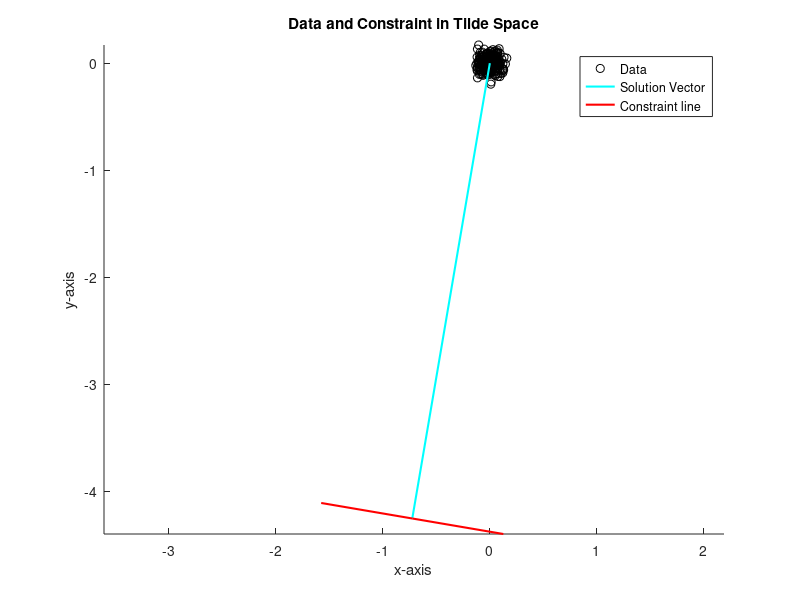
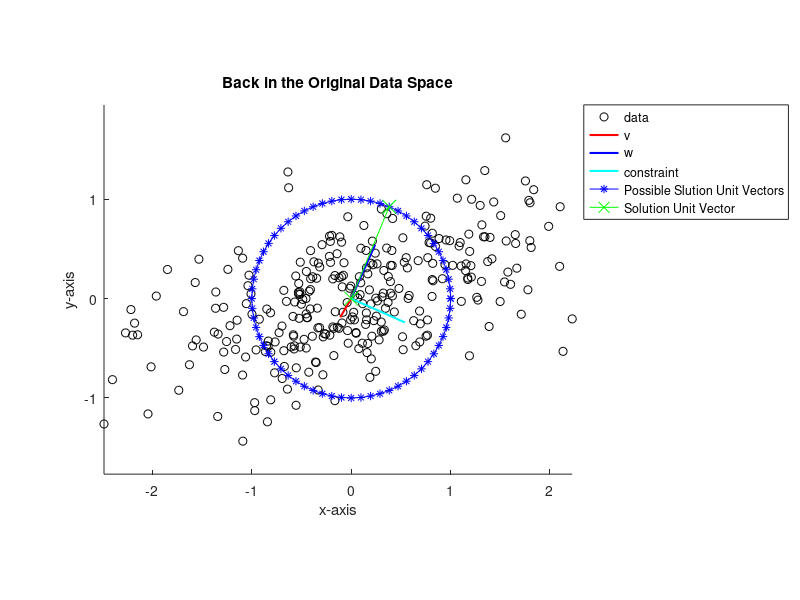

These charts were generated, in order, by the following MATLAB code:
%% Homework2 - Question 3 - Matthew DeVerna

% Purpose: This script was written to tackle question # 2 of Math Tools
% homework # 3.

% Author: Matthew DeVerna

% Date: 10/10/19

%%  Load File

load('constrainedLS.mat')

%{
data = 300 x 2 of x,y (horizontal, vertical) coordinates
w = 2 vector
%}

%% (A) Rewritting the optimization problem in matrix form...

% The original minization problem is:

% min_v = sum(v'* data(ii,:)) --> s.t. v' * w = 1

%{
Because min_v can be written as:
- ||data * v||^2 -- we remove the length^2 portion (for simplicity), and then write this as:
- v' * data' * data * v -- which can eventually be manipulated into the below, using the SVD:
- v' * V * S# * S# * V' * v

Thus, we can define ->||  S# * V' * v  ||<- as v~ which gives you...
- v~' * v~ -- putting this back into length^2 form, write it as...
- min v~ = ||v~||^2

Because v~ = S# * V' * v --> we can rewrite the constraint v'* w = 1 as:
- v~' * (S#) * V' * w = 1

In this process we are squishing by S_pound and then rotating by V 

We can then say that w~ = (S#) * V' * w (in order to transform both vectors
into the same space) which gives us the final equation:

--> min v~ = ||v~||^2 -- such that v~' * w~ = 1

%}

%% (B) Solve the Transformed Problem and Plot in the Transformed Space

[U,S,V] = svd(data)                 ;

V_transposed = V'                   ;
short_S = diag(diag(S))             ;
S_pound(1,1) = 1/S(1,1)             ;
S_pound(2,2) = 1/S(2,2)             ;

data_starStar = data * V * S_pound  ;

spherical_check = data_starStar'*data_starStar ;

w_tilde = w' * V_transposed * short_S   ;
w_tilde_length = sqrt((w'*w))           ;
w_tilde_unit = w/w_tilde_length         ; 
v_tilde_length = 1/(w_tilde_length * cos(0))  ;
v_tilde = v_tilde_length * w_tilde_unit       ;

% Plot the transformed Data in the tilde space...
scatter(data_starStar(:,1) , data_starStar(:,2), 'k' )
hold on

% Plot
plot([0, w_tilde(1)] ,[0, w_tilde(2)], 'c', 'LineWidth', 1.5)

% Create the constraint line
rotate90 = [0,-1 ; 1,0] ;
other_rotate90 = [0,1 ; -1,0] ;
scaled_w_tilde = (w_tilde * rotate90) * .2 ;
scaled_w_tilde2 = (w_tilde * other_rotate90) * .2 ;
rotated_1 = scaled_w_tilde + w_tilde ;
rotated2 = scaled_w_tilde2 + w_tilde ;

% Creating the constraint line to plot
plot([w_tilde(1), rotated_1(1)] ,[w_tilde(2), rotated_1(2)], 'r', 'LineWidth', 1.5)
plot([w_tilde(1), rotated2(1)] ,[w_tilde(2), rotated2(2)], 'r', 'LineWidth', 1.5)
axis equal
legend('Data','Solution Vector','Constraint line')
title('Data and Constraint in Tilde Space')
xlabel('x-axis')
ylabel('y-axis')

%% Transform the data back to the regular space and plot

v_vec = v_tilde' * S_pound * V  ;
w_vec = w_tilde * S_pound * V   ;

transformCheck = abs(w_vec - w') < 10e-6

figure
scatter(data(:,1) , data(:,2), 'k' )
hold on
plot([0, v_vec(1)] ,[0, v_vec(2)], 'r', 'LineWidth', 1.5)
plot([0, w_vec(1)] ,[0, w_vec(2)], 'b', 'LineWidth', 1.5)
othog2_w = w' * rotate90 ;
plot([0, othog2_w(1)] ,[0, othog2_w(2)], 'c', 'LineWidth', 1.5)
axis equal
xlabel('x-axis')
ylabel('y-axis')
title('Back in the Original Data Space')

% Total Least Squares Solution

% The way this problem works is that you have a matrix (here I call it
% 'D' which is multiplied by a unit vector. Thus, our minimzation
% problem becomes:

% min u_hat = ||D*u_hat||^2 

% we use the SVD to break this down into the below: (again removing the
% length^2 just for writing it here)
% U*S*V'*u_hat which becomes
% S*V'*u_hat which becomes
% S*u_hat_star where u_hat_star == V'*u_hat. This becomes
% u_hat_starStar -- which equals S*u_hat_star == S*V'*u_hat_starStar
% Because all possible unit vectors are potential answers I can create a
% matrix of unit vectors and do this for each one, finding the one with the
% lowest length

% Create a circle of unit vectors
n = 0:64;
thetas_ = (2*pi) * n ;
thetas = thetas_ / 64 ;
unit_vecs = [cos(thetas) ; sin(thetas)] ;

% Add the new plott
plot(unit_vecs(1,:), unit_vecs(2,:), 'b-*')
axis equal
hold on

% Now we take all potential unit vectors and transform them into the
% starStar space in order to find which one has the least error
units_starStar = unit_vecs' * V' * short_S ;

% Create a length function
lengthFunc =@(x) sqrt(x * x') ;

% Create a nans vector to fill with lengths
length_vector = nan(length(units_starStar),1) ;

% Fill it with all vector lengths in the new starStar space
for ii = 1: length(units_starStar)
   length_vector(ii) = lengthFunc(units_starStar(ii,:)) ;
end

% Find the index of the lowest one (there will be two answers, but it doesn't
% matter which answer you take because we are looking at squared errow)
minimum_index = find(length_vector == min(length_vector)) ;

% Use that minimum index to find the vector with the shortest length
total_leastSQR_vec = units_starStar(minimum_index,:) ;

% Now we must transform back where we came from...
original_space_total_leastSQR_UNIT_vec = total_leastSQR_vec * S_pound * V

% Check the unit vectors did not get screwed up along the way...
check_length_is_still_one = lengthFunc(original_space_total_leastSQR_UNIT_vec)

% Plot this point again - but in a new red x so you can see it

plot([0,original_space_total_leastSQR_UNIT_vec(1)],[0,original_space_total_leastSQR_UNIT_vec(2)], 'g', 'Marker', 'x', 'MarkerSize', 10)
legend('data','v','w','constraint', 'Possible Slution Unit Vectors', 'Solution Unit Vector', 'Location', 'northeastoutside')

% Obviously I did something wrong in this problem but I know that the
% solutions between this problem and the earlier problem will not be equal
% because we are utilizing two different constraints for
% minimization/optimization.


